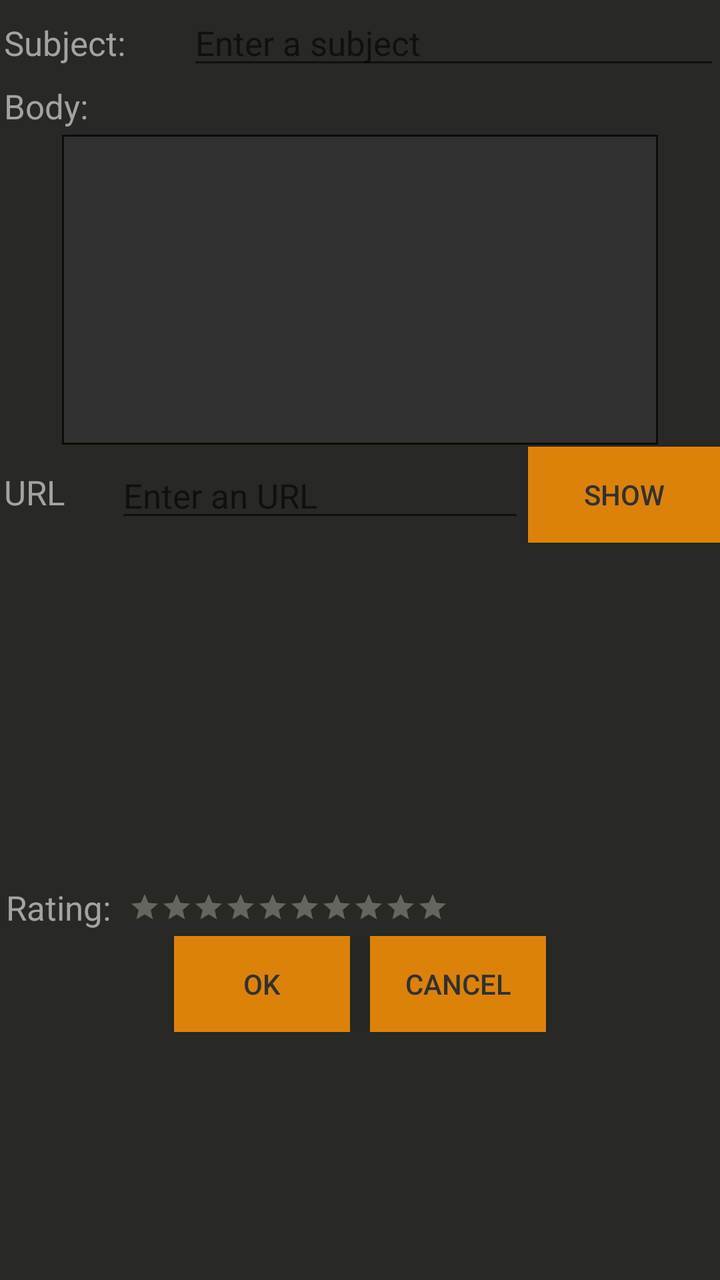
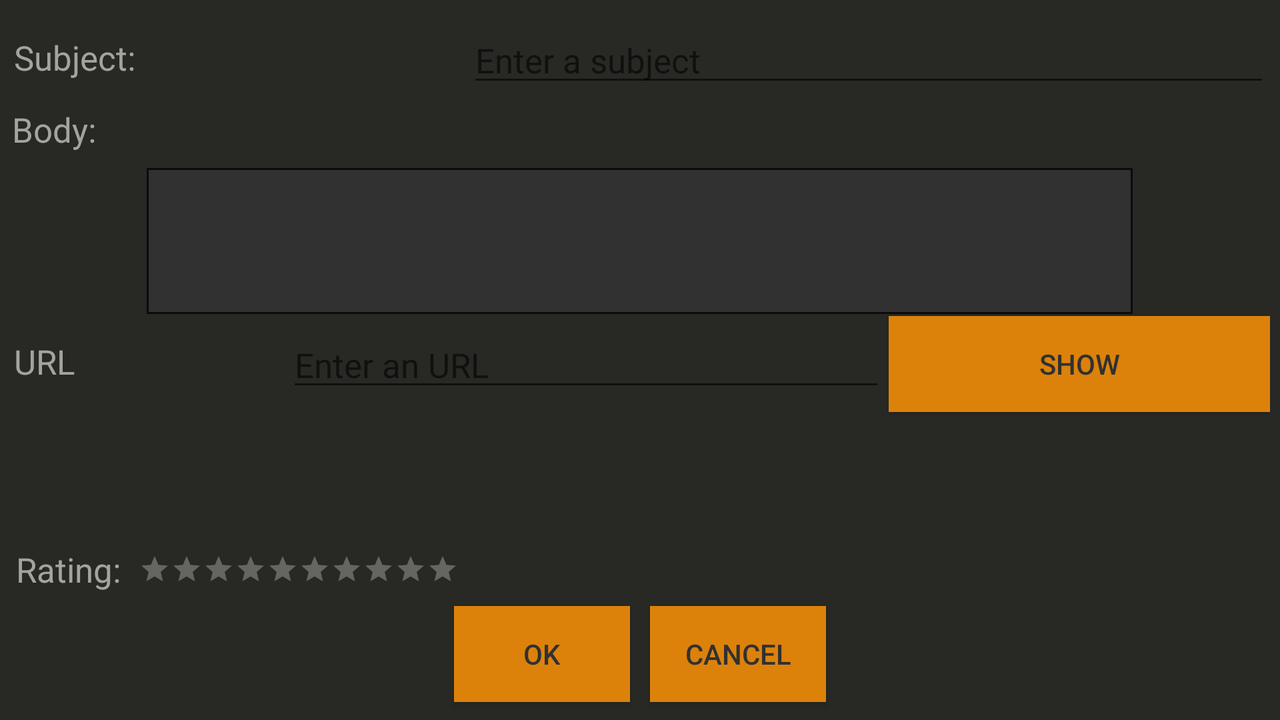

An Android layout and its configuration variant, each rendered on a device that would load it. The default file and the variant file are quoted in full after the pictures.
<!-- AndroidManifest.xml: application theme AppTheme -->
<!-- res/layout/activity_update_movie.xml -->
<?xml version="1.0" encoding="utf-8"?>
<LinearLayout xmlns:android="http://schemas.android.com/apk/res/android"
    xmlns:app="http://schemas.android.com/apk/res-auto"
    xmlns:tools="http://schemas.android.com/tools"
    android:layout_width="match_parent"
    android:layout_height="match_parent"
    android:orientation="vertical"
    tools:context=".UpdateMovie"
    android:background="@color/grayblack">


        <LinearLayout
            android:layout_width="match_parent"
            android:layout_height="wrap_content"
            android:orientation="horizontal">

            <TextView
                android:id="@+id/viewSubject"
                android:layout_width="24dp"
                android:layout_height="wrap_content"
                android:layout_weight="1"
                android:padding="2dp"
                android:text="@string/subject"
                android:textColor="@color/gray2"
                android:textSize="17sp" />

            <EditText
                android:id="@+id/editSubject"
                android:layout_width="wrap_content"
                android:layout_height="wrap_content"
                android:layout_weight="1"
                android:ems="10"
                android:hint="@string/enter_subject"
                android:inputType="textPersonName"
                android:textColor="@color/white"
                android:textSize="17sp" />
        </LinearLayout>

        <TextView
            android:id="@+id/viewBody"
            android:layout_width="match_parent"
            android:layout_height="wrap_content"
            android:padding="2dp"
            android:text="@string/body"
            android:textColor="@color/gray2"
            android:textSize="17sp" />

    <EditText
        android:id="@+id/editBody"
        android:layout_width="298dp"
        android:layout_height="155dp"
        android:layout_gravity="center"
        android:layout_margin="1dp"
        android:textColor="@color/white"
        android:background="@drawable/border"
        android:ems="10"
        android:filterTouchesWhenObscured="true"
        android:gravity="top"
        android:inputType="textMultiLine"
        android:padding="2.5dp" />

        <LinearLayout
            android:layout_width="match_parent"
            android:layout_height="wrap_content"
            android:orientation="horizontal">

            <TextView
                android:id="@+id/viewUrl"
                android:layout_width="48dp"
                android:layout_height="wrap_content"
                android:layout_weight="1"
                android:padding="2dp"
                android:text="@string/url"
                android:textColor="@color/gray2"
                android:textSize="17sp" />

            <EditText
                android:id="@+id/editUrl"
                android:layout_width="wrap_content"
                android:layout_height="wrap_content"
                android:layout_margin="1.5dp"
                android:layout_weight="1"
                android:ems="10"
                android:hint="@string/enter_url"
                android:inputType="textUri"
                android:textColor="@color/white"
                android:textSize="17sp"/>

            <Button
                android:id="@+id/show"
                android:layout_width="wrap_content"
                android:layout_height="wrap_content"
                android:layout_weight="1"
                android:text="@string/show"
                android:textColor="@color/gray4"
                android:background="@color/orange"/>
        </LinearLayout>

    <ImageView
        android:id="@+id/showImage"
        android:layout_width="165dp"
        android:layout_height="168dp"
        android:layout_gravity="center"
        app:srcCompat="@drawable/defualt_img" />


    <LinearLayout
        android:layout_width="match_parent"
        android:layout_height="wrap_content"
        android:orientation="horizontal">


        <TextView
            android:id="@+id/rateView"
            android:layout_width="wrap_content"
            android:layout_height="wrap_content"
            android:padding="3dp"
            android:text="@string/rate"
            android:textColor="@color/gray2"
            android:textSize="17sp"/>

        <TextView
            android:id="@+id/rateValue"
            android:layout_width="wrap_content"
            android:layout_height="wrap_content"
            android:padding="3dp"
            android:textColor="@color/gray2"
            android:textSize="17sp" />

        <RatingBar
            android:id="@+id/movieRating"
            style="@style/Widget.AppCompat.RatingBar.Small"
            android:layout_width="wrap_content"
            android:layout_height="wrap_content"
            android:clickable="true"
            android:isIndicator="false"
            android:numStars="10"
            android:rating="0"
            android:stepSize=".1"
            android:theme="@style/RatingBar"
            android:layout_gravity="center_vertical"/>
    </LinearLayout>

    <LinearLayout
            android:layout_width="match_parent"
            android:layout_height="wrap_content"
            android:gravity="center"
            android:orientation="horizontal">

            <Button
                android:id="@+id/ok"
                android:layout_width="wrap_content"
                android:layout_height="wrap_content"
                android:text="@string/ok"
                android:textColor="@color/gray4"
                android:background="@color/orange"
                android:layout_marginRight="10dp"
                />

            <Button
                android:id="@+id/cancel"
                android:layout_width="wrap_content"
                android:layout_height="wrap_content"
                android:text="@string/cancel"
                android:textColor="@color/gray4"
                android:background="@color/orange"/>
        </LinearLayout>

</LinearLayout>
<!-- resources referenced by this layout -->
<resources>
  <color name="gray2">#a3a3a0</color>
  <color name="gray4">#313131</color>
  <color name="grayblack">#282825</color>
  <color name="orange">#dc820b</color>
  <color name="white">#f4f4ea</color>
  <!-- drawable border (drawable) -->
  <?xml version="1.0" encoding="utf-8"?>
  <shape xmlns:android="http://schemas.android.com/apk/res/android">
  
  <stroke
      android:width="1dp"
      android:color="@color/black" />
  <solid
      android:color="@color/gray4"
      android:paddingLeft="5dp"
      android:paddingTop="5dp"/>
  <padding
      android:left="5dp"
      android:top="5dp"
      android:right="5dp"
      android:bottom="5dp" />
  </shape>
  <string name="body">Body:</string>
  <string name="cancel">Cancel</string>
  <string name="enter_subject">Enter a subject</string>
  <string name="enter_url">Enter an URL</string>
  <string name="ok">OK</string>
  <string name="rate">Rating:</string>
  <string name="show">Show</string>
  <string name="subject">Subject:</string>
  <string name="url">URL</string>
  <style name="RatingBar" parent="Theme.AppCompat">
          <item name="colorControlNormal">@color/white</item>
          <item name="colorControlActivated">@color/yellow</item>
          <item name="colorAccent">@color/yellow</item>
  
      </style>
  <style name="AppTheme" parent="Theme.AppCompat.Light.DarkActionBar">
          
          <item name="colorPrimary">@color/colorPrimary</item>
          <item name="colorPrimaryDark">@color/colorPrimaryDark</item>
          <item name="colorAccent">@color/colorAccent</item>
  
  
          <item name="android:itemBackground">@color/colorPrimaryDark</item>
          <item name="android:textColor">@color/white</item>
      </style>
  <color name="black">#0b0b0b</color>
  <color name="yellow">#e1c409</color>
  <color name="colorPrimary">#454444</color>
  <color name="colorPrimaryDark">#454444</color>
  <color name="colorAccent">#ac9884</color>
</resources>
<!-- res/layout-land/activity_update_movie.xml (the author's variant of the layout above) -->
<!-- drawn on the phone turned sideways -->
<?xml version="1.0" encoding="utf-8"?>
<LinearLayout xmlns:android="http://schemas.android.com/apk/res/android"
    xmlns:app="http://schemas.android.com/apk/res-auto"
    xmlns:tools="http://schemas.android.com/tools"
    android:layout_width="match_parent"
    android:layout_height="match_parent"
    android:orientation="vertical"
    android:padding="5dp"
    tools:context=".UpdateMovie"
    android:background="@color/grayblack">



        <LinearLayout
            android:layout_width="match_parent"
            android:layout_height="wrap_content"
            android:layout_weight="1"
            android:orientation="horizontal">

            <TextView
                android:id="@+id/viewSubject"
                android:layout_width="24dp"
                android:layout_height="wrap_content"
                android:layout_gravity="center"
                android:layout_weight="1"
                android:padding="2dp"
                android:text="@string/subject"
                android:textColor="@color/gray2"
                android:textSize="17sp" />

            <EditText
                android:id="@+id/editSubject"
                android:layout_width="wrap_content"
                android:layout_height="wrap_content"
                android:layout_gravity="center"
                android:layout_weight="1"
                android:ems="10"
                android:hint="@string/enter_subject"
                android:inputType="textPersonName"
                android:textColor="@color/white"
                android:textSize="17sp"/>
        </LinearLayout>

    <LinearLayout
        android:layout_width="match_parent"
        android:layout_height="wrap_content"
        android:layout_weight="1"
        android:orientation="vertical">

        <TextView
            android:id="@+id/viewBody"
            android:layout_width="match_parent"
            android:layout_height="27dp"
            android:layout_gravity="center"
            android:layout_weight="1"
            android:padding="1dp"
            android:text="@string/body"
            android:textColor="@color/gray2"
            android:textSize="17sp" />

        <EditText
            android:id="@+id/editBody"
            android:layout_width="493dp"
            android:layout_height="69dp"
            android:layout_gravity="center"
            android:layout_margin="1dp"
            android:layout_weight="1"
            android:textColor="@color/white"
            android:background="@drawable/border"
            android:ems="10"
            android:filterTouchesWhenObscured="true"
            android:gravity="top"
            android:inputType="textMultiLine"
            android:padding="2.5dp" />
    </LinearLayout>

    <LinearLayout
            android:layout_width="match_parent"
            android:layout_height="wrap_content"
            android:layout_weight="1"
            android:orientation="horizontal">

            <TextView
                android:id="@+id/viewUrl"
                android:layout_width="wrap_content"
                android:layout_height="wrap_content"
                android:layout_weight="1"
                android:padding="2dp"
                android:text="@string/url"
                android:textColor="@color/gray2"
                android:textSize="17sp" />

            <EditText
                android:id="@+id/editUrl"
                android:layout_width="wrap_content"
                android:layout_height="wrap_content"
                android:layout_margin="1.5dp"
                android:layout_weight="1"
                android:ems="10"
                android:hint="@string/enter_url"
                android:inputType="textUri"
                android:textColor="@color/white"
                android:textSize="17sp" />

            <Button
                android:id="@+id/show"
                android:layout_width="wrap_content"
                android:layout_height="wrap_content"
                android:layout_weight="1"
                android:text="@string/show"
                android:textColor="@color/gray4"
                android:background="@color/orange"/>
        </LinearLayout>

    <ImageView
        android:id="@+id/showImage"
        android:layout_width="113dp"
        android:layout_height="49dp"
        android:layout_gravity="center"
        android:layout_weight="1"
        app:srcCompat="@drawable/defualt_img" />

    <LinearLayout
        android:layout_width="match_parent"
        android:layout_height="wrap_content"
        android:orientation="horizontal">

        <TextView
        android:id="@+id/rateView"
        android:layout_width="wrap_content"
        android:layout_height="wrap_content"
        android:padding="3dp"
        android:text="@string/rate"
        android:textColor="@color/gray2"
        android:textSize="17sp" />

        <TextView
            android:id="@+id/rateValue"
            android:layout_width="wrap_content"
            android:layout_height="wrap_content"
            android:padding="3dp"
            android:textColor="@color/gray2"
            android:textSize="17sp" />

        <RatingBar
            android:id="@+id/movieRating"
            style="@style/Widget.AppCompat.RatingBar.Small"
            android:layout_width="wrap_content"
            android:layout_height="wrap_content"
            android:clickable="true"
            android:isIndicator="false"
            android:numStars="10"
            android:rating="0"
            android:stepSize=".1"
            android:theme="@style/RatingBar"
            android:layout_gravity="center_vertical"/>
    </LinearLayout>

        <LinearLayout
            android:layout_width="match_parent"
            android:layout_height="wrap_content"
            android:layout_weight="1"
            android:gravity="center"
            android:orientation="horizontal">

            <Button
                android:id="@+id/ok"
                android:layout_width="wrap_content"
                android:layout_height="wrap_content"
                android:text="@string/ok"
                android:textColor="@color/gray4"
                android:background="@color/orange"
                android:layout_marginRight="10dp"/>

            <Button
                android:id="@+id/cancel"
                android:layout_width="wrap_content"
                android:layout_height="wrap_content"
                android:text="@string/cancel"
                android:textColor="@color/gray4"
                android:background="@color/orange"/>
        </LinearLayout>

</LinearLayout>
